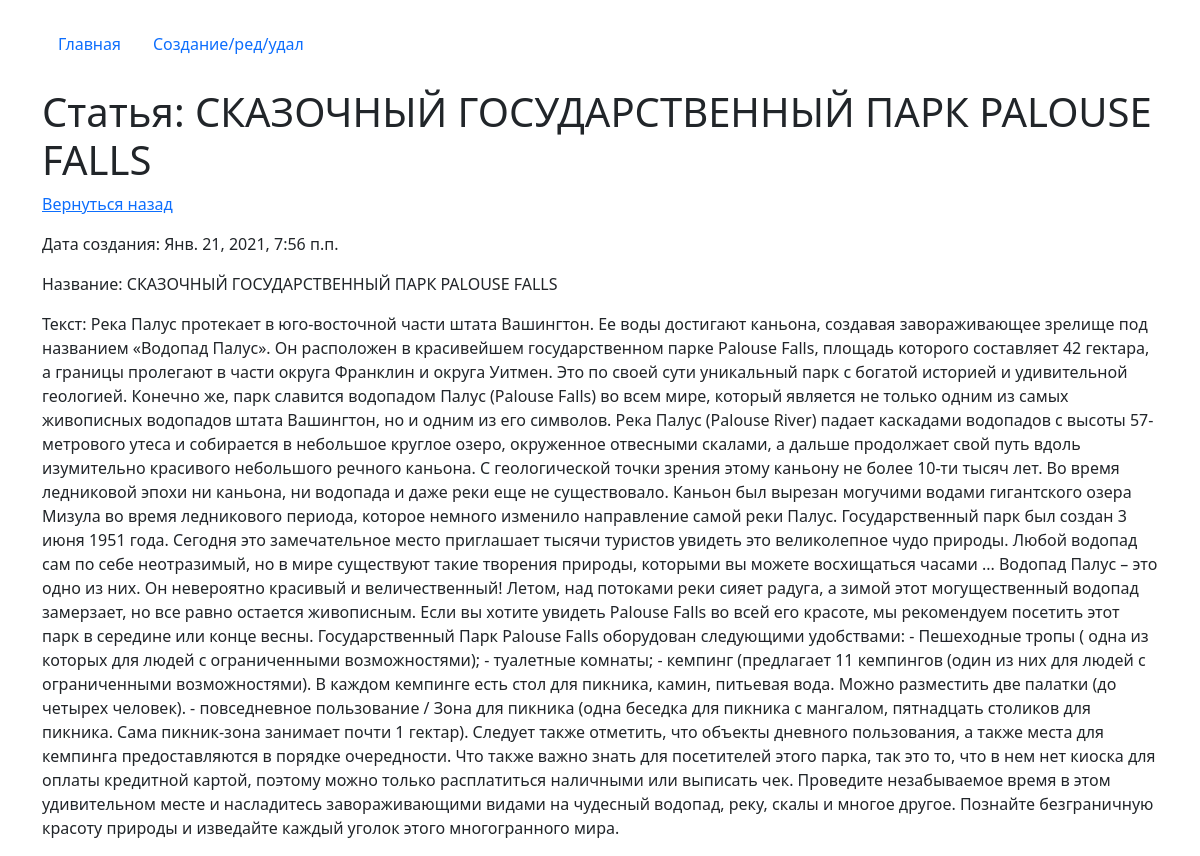
/detail/1, run on the app's committed database.
### core/models.py (models this page shows, shortened)
class Task(models.Model):
    date = models.DateTimeField(auto_now=True)
    title = models.CharField(max_length=200, verbose_name='Название')
    full_text = models.TextField(verbose_name='Текст')
    class Meta:
        verbose_name = 'Статью'
        verbose_name_plural = 'Статьи'

### core/views.py (the view)
# urls.py: path('detail/<int:pk>', views.TaskDetailView.as_view(), name='detail'),
class TaskDetailView(DetailView):
    model = Task
    template_name = 'detail.html'
    context_object_name = 'get_task'

### core/templates/detail.html
{% extends 'index.html' %}
    {%block content %}
        <h1 class="mt-4">Статья: {{get_task.title}}</h1>
        <p><a href="/">Вернуться назад</a></p>
        <p>Дата создания: {{get_task.date}}</p>
        <p>Название: {{get_task.title}}</p>
        <p>Текст: {{get_task.full_text}}</p>
    {% endblock %}

### core/templates/index.html (shortened to what this page needs)
{% load static %}
<!doctype html>
<html lang="ru">
  <head>
    <link href="https://cdn.jsdelivr.net/npm/bootstrap@5.0.0-beta1/dist/css/bootstrap.min.css" rel="stylesheet">
    <link rel="stylesheet" href="{% static 'css/styles.css' %}">
  </head>
  <body>
    <div class="container mt-4">
        <ul class="nav nav-pills">
          <li class="nav-item">
              {% url 'home' as url_home %}
            <a class="nav-link {% if url_home == request.path %}active{% endif %}" href="{{url_home}}">Главная</a>
          </li>
          <li class="nav-item">
              {% url 'edit' as url_edit_page %}
            <a class="nav-link {% if url_edit_page == request.path %}active{% endif %}" href="{{url_edit_page}}">Создание/ред/удал</a>
          </li>
        </ul>
        {%block content %}{% endblock %}
    </div>
  </body>
</html>

### data on the page
Task: title "СКАЗОЧНЫЙ ГОСУДАРСТВЕННЫЙ ПАРК PALOUSE FALLS", date "Янв. 21, 2021, 7:56 п.п.", full_text "Река Палус протекает в юго-восточной части штата Вашингтон. Ее воды достигают каньона, создавая завораживающее зрелище под названием «Водопад Палус». Он расположен в красивейшем государственном парке Palouse Falls, площадь которого составляет 42 гектара, а границы пролегают в части округа Франклин и округа Уитмен. Это по своей сути уникальный парк с богатой историей и удивительной геологией. Конечно же, парк славится водопадом Палус (Palouse Falls) во всем мире, который является не только одним из самых живописных водопадов штата Вашингтон, но и одним из его символов. Река Палус (Palouse River) падает каскадами водопадов с высоты 57-метрового утеса и собирается в небольшое круглое озеро,…"
